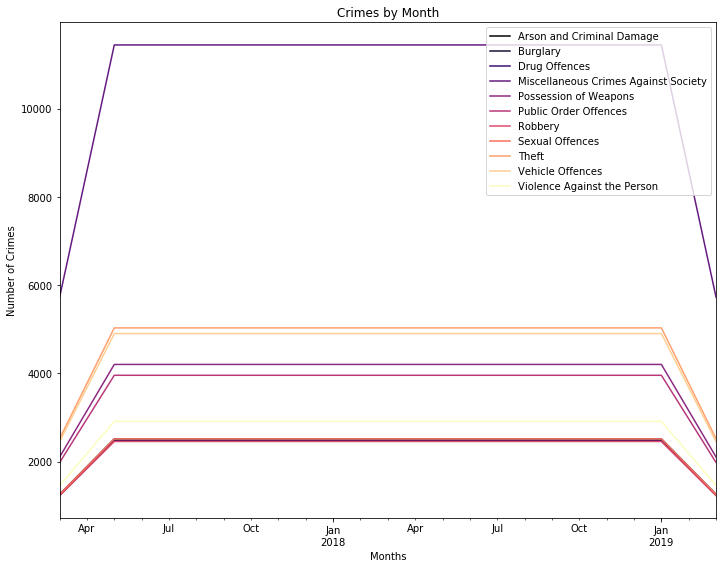

Recreate this plot in Python.
# -*- coding: utf-8 -*-
"""dat 4 toynbee crime final.ipynb

Automatically generated by Colaboratory.

Original file is located at
    https://colab.research.google.com/drive/1HJY4SUA0fI_Xo0-TZHz-STyJiOUmLxLQ
"""

import matplotlib.pyplot as plt #to define plot parameters
import seaborn as sns #to graphical plots
import numpy as np #to math
import pandas as pd
import datetime as dt
import matplotlib.ticker as ticker

crime_df = pd.read_csv('https://raw.githubusercontent.com/research-at-toynbee-hall/datathons/master/datasets/datathon-2019-04-24/crime_in_london/cleaned/long_london_crime_2017-2019.csv')

crime_df['yearmonthday'] = crime_df['year_month'].apply(lambda x: dt.datetime.strptime(x, '%Y-%m-%d'))
crime_df['year'] = crime_df['yearmonthday'].dt.year

#changing the format to datetime so we can plot the chart
crime_df1 = crime_df.copy()
crime_df1.index = pd.to_datetime(crime_df1['yearmonthday'], format = '%Y-%m-%d')

#Grouping the crimes by the date
crimes_groupby = crime_df1.groupby([pd.TimeGrouper('2M'), 'MajorText'])
crime_data = crimes_groupby['MajorText'].count().rename('Count')

#Creating a dataframe (for use in plotting) 
crimes_groupby = crime_df1.groupby([pd.TimeGrouper('2M'), 'MajorText'])
crime_data = crimes_groupby['MajorText'].count().rename('Count')
crime_data = crime_data.unstack()

#Plot total of crimes by month
crime_data.plot(figsize=(10,8), cmap='magma')
plt.legend(loc='upper right', frameon=True)
plt.title('Crimes by Month')
plt.tight_layout()
plt.xlabel('Months')
plt.ylabel('Number of Crimes')
ax = plt.gca()
plt.show()
